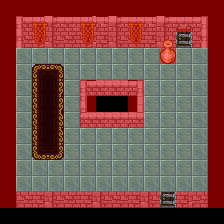

A 2D game scene composited from a Tiled map and its tileset images. What follows is a short description and the map's XML, with every tile layer's data as written:
An orthogonal 14x14 tile map with 16x16 px tiles, 3 tile layers (tilelayer, decoration, collision), 3 hidden layers not drawn, 2 tilesets.

<map version="1.0" tiledversion="1.0.2" orientation="orthogonal" renderorder="right-down" width="14" height="14" tilewidth="16" tileheight="16" nextobjectid="1">
 <tileset firstgid="1" name="rpg_indoor" tilewidth="16" tileheight="16" tilecount="132" columns="11">
  <image source="rpg_indoor.png" width="176" height="192" />
 </tileset>
 <tileset firstgid="133" name="collision_graphic" tilewidth="16" tileheight="16" tilecount="4" columns="2">
  <image source="collision_graphic.png" width="32" height="32" />
 </tileset>
 <layer name="tilelayer" width="14" height="14">
  <data encoding="csv">
0,0,0,0,0,0,0,0,0,0,0,0,0,0,
0,1,2,3,4,2,2,3,4,5,6,10,11,0,
0,12,13,14,15,13,13,14,15,16,17,21,22,0,
0,72,73,73,73,73,73,73,73,73,73,73,72,0,
0,72,73,73,73,73,73,73,73,73,73,73,72,0,
0,72,73,73,73,1,48,48,11,73,73,73,72,0,
0,72,73,73,73,23,29,29,33,73,73,73,72,0,
0,72,73,73,73,45,48,48,55,73,73,73,72,0,
0,72,73,73,73,73,73,73,73,73,73,73,72,0,
0,72,73,73,73,73,73,73,73,73,73,73,72,0,
0,72,72,73,73,73,73,73,73,73,73,73,72,0,
0,72,72,72,72,72,72,72,72,72,72,72,72,0,
0,56,57,58,59,60,61,62,63,64,65,63,66,0,
0,0,0,0,0,0,0,0,0,0,0,0,0,0
</data>
 </layer>
 <layer name="decoration" width="14" height="14">
  <data encoding="csv">
0,0,0,0,0,0,0,0,0,0,0,0,0,0,
0,0,30,0,0,30,0,0,30,0,0,0,0,0,
0,0,41,0,0,41,0,0,41,0,115,0,0,0,
0,0,0,0,0,0,0,0,0,0,126,0,0,0,
0,0,74,77,0,0,0,0,0,0,0,0,0,0,
0,0,85,88,0,0,0,0,0,0,0,0,0,0,
0,0,85,88,0,0,0,0,0,0,0,0,0,0,
0,0,85,99,0,0,0,0,0,0,0,0,0,0,
0,0,85,99,0,0,0,0,0,0,0,0,0,0,
0,0,107,110,0,0,0,0,0,0,0,0,0,0,
0,0,0,0,0,0,0,0,0,0,0,0,0,0,
0,0,0,0,0,0,0,0,0,0,0,0,0,0,
0,0,0,0,0,0,0,0,0,0,0,0,0,0,
0,0,0,0,0,0,0,0,0,0,0,0,0,0
</data>
 </layer>
 <layer name="collision" width="14" height="14" opacity="0.49">
  <data encoding="csv">
133,133,133,133,133,133,133,133,133,133,133,133,133,133,
133,133,133,133,133,133,133,133,133,133,133,133,133,133,
133,133,133,133,133,133,133,133,133,133,133,0,133,133,
133,0,0,0,0,0,0,0,0,0,133,0,0,133,
133,0,0,0,0,0,0,0,0,0,0,0,0,133,
133,0,0,0,0,133,133,133,133,0,0,0,0,133,
133,0,0,0,0,133,0,0,133,0,0,0,0,133,
133,0,0,0,0,133,133,133,133,0,0,0,0,133,
133,0,0,0,0,0,0,0,0,0,0,0,0,133,
133,0,0,0,0,0,0,0,0,0,0,0,0,133,
133,0,0,0,0,0,0,0,0,0,0,0,0,133,
133,0,0,0,0,0,0,0,0,0,0,0,0,133,
133,133,133,133,133,133,133,133,133,133,0,133,133,133,
0,0,0,0,0,0,0,0,0,0,0,0,0,0
</data>
 </layer>
 <layer name="tilelayer" width="14" height="14" visible="0">
  <data encoding="csv">
0,0,0,0,0,0,0,0,0,0,0,0,0,0,
0,0,0,0,0,0,0,0,0,0,0,0,0,0,
0,0,0,0,0,0,0,0,0,0,0,0,0,0,
0,23,0,0,0,0,0,0,0,0,0,0,33,0,
0,23,0,0,0,0,0,0,0,0,0,0,33,0,
0,23,0,0,0,0,0,0,0,0,0,0,33,0,
0,23,0,0,0,0,0,0,0,0,0,0,33,0,
0,23,0,0,0,0,0,0,0,0,0,0,33,0,
0,23,0,0,0,0,0,0,0,0,0,0,33,0,
0,23,0,0,0,0,0,0,0,0,0,0,33,0,
0,23,0,0,0,0,0,0,0,0,0,0,33,0,
0,45,51,51,51,51,51,51,51,51,51,51,55,0,
0,0,0,0,0,0,0,0,0,0,0,0,0,0,
0,0,0,0,0,0,0,0,0,0,0,0,0,0
</data>
 </layer>
 <layer name="decoration" width="14" height="14" visible="0">
  <data encoding="csv">
0,0,0,0,0,0,0,0,0,0,0,0,0,0,
0,0,0,0,0,0,0,0,0,0,0,0,0,0,
0,0,0,0,0,0,0,0,0,0,0,0,0,0,
0,0,0,0,0,0,0,0,0,0,0,0,0,0,
0,0,0,0,0,0,0,0,0,0,0,0,0,0,
0,0,0,0,0,0,0,0,0,0,0,0,0,0,
0,0,0,0,0,0,0,0,0,0,0,0,0,0,
0,0,0,0,0,0,0,0,0,0,0,0,0,0,
0,0,0,0,0,0,0,0,0,0,0,0,0,0,
0,0,0,0,0,0,0,0,0,0,0,0,0,0,
0,0,0,0,0,0,0,0,0,0,0,0,0,0,
0,0,31,0,0,0,0,0,31,0,0,0,0,0,
0,0,42,0,0,0,0,0,42,0,0,0,0,0,
0,0,0,0,0,0,0,0,0,0,0,0,0,0
</data>
 </layer>
 <layer name="collision" width="14" height="14" visible="0">
  <data encoding="csv">
0,0,0,0,0,0,0,0,0,0,0,0,0,0,
0,0,0,0,0,0,0,0,0,0,0,0,0,0,
0,0,0,0,0,0,0,0,0,0,0,0,0,0,
0,0,0,0,0,0,0,0,0,0,0,0,0,0,
0,0,0,0,0,0,0,0,0,0,0,0,0,0,
0,0,0,0,0,0,0,0,0,0,0,0,0,0,
0,0,0,0,0,0,0,0,0,0,0,0,0,0,
0,0,0,0,0,0,0,0,0,0,0,0,0,0,
0,0,0,0,0,0,0,0,0,0,0,0,0,0,
0,0,0,0,0,0,0,0,0,0,0,0,0,0,
0,0,0,0,0,0,0,0,0,0,0,0,0,0,
0,0,0,0,0,0,0,0,0,0,0,0,0,0,
0,0,0,0,0,0,0,0,0,0,0,0,0,0,
0,0,0,0,0,0,0,0,0,0,0,0,0,0
</data>
 </layer>
</map>
